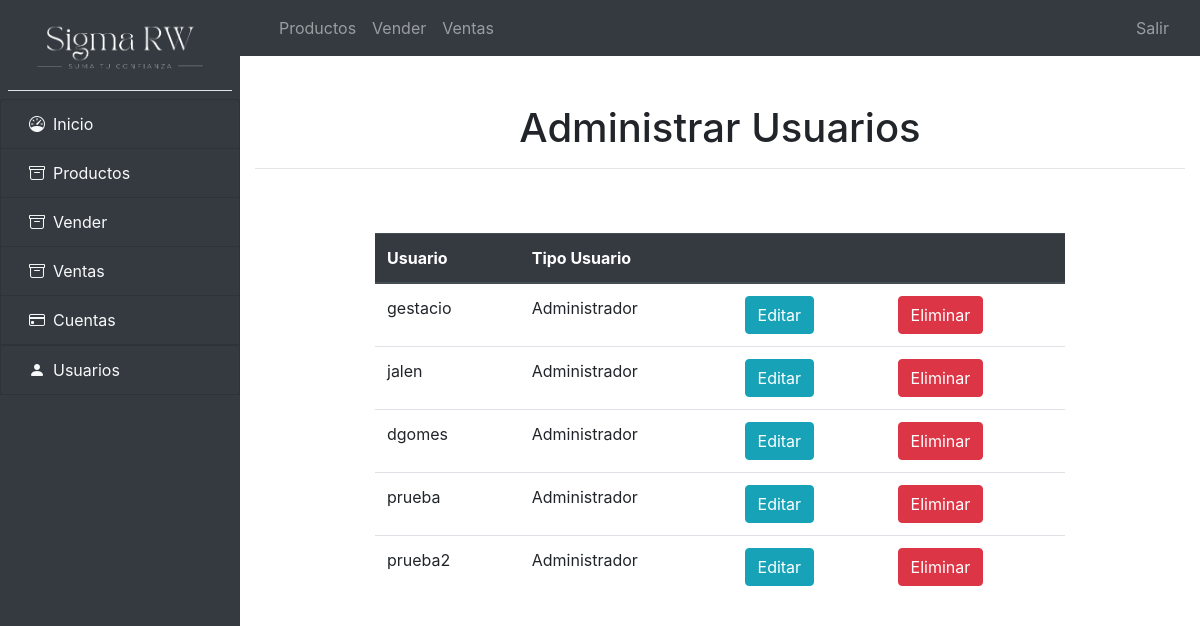
Page /mod_usuarios/administrar_usuarios.php (signed in) on the earlier database version.
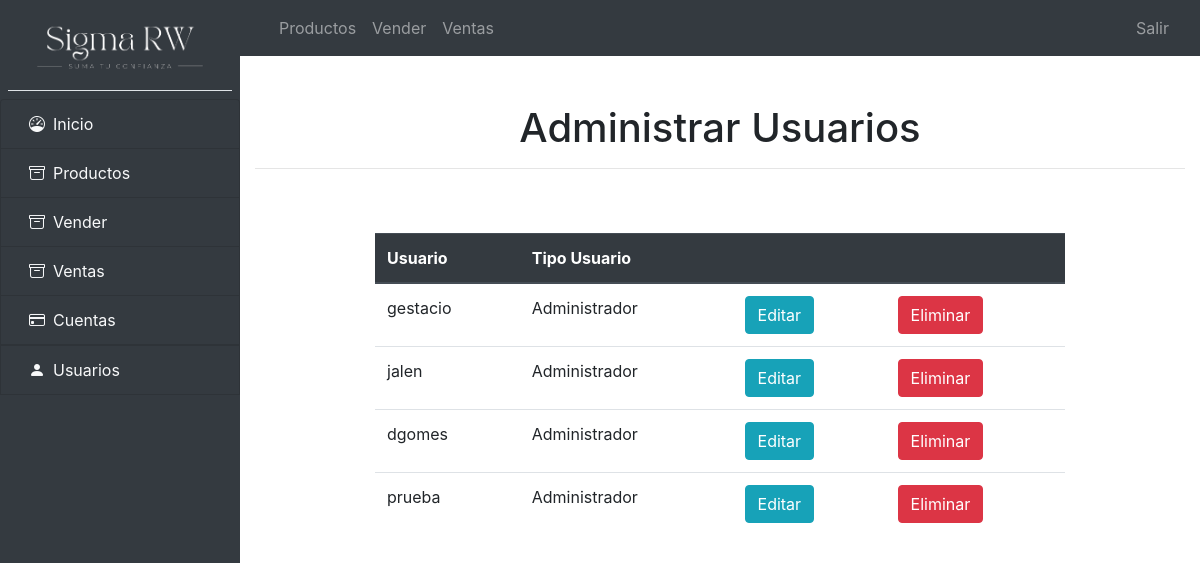
Same page on the later database version.
### tables this page shows
CREATE TABLE `usuarios` (
  `id` int(11) NOT NULL,
  `usuario` varchar(64) NOT NULL,
  `contraseña` varchar(64) NOT NULL,
  `tipo_usuario` int(11) NOT NULL,
  `fecha_creacion` date NOT NULL DEFAULT current_timestamp()
);

CREATE TABLE `tipo_usuario` (
  `id` int(11) NOT NULL,
  `tipo_usuario` varchar(64) NOT NULL,
  `fecha_creacion` date NOT NULL DEFAULT current_timestamp()
);

### globals.php (called while the page is built, shortened)
<?php
$server = "http://$_SERVER[HTTP_HOST]";
$inicio = "$server/inicio.php";
$productos = "$server/listar.php";
$vender = "$server/vender.php";
$ventas = "$server/ventas.php";
$salir = "$server/login/inicio_sesion.php";

### mod_usuarios/select_usuarios.php (called while the page is built, shortened)
<?php
$objeto = new Conexion();
$conexion = $objeto->conectar();
$consulta = "SELECT usuarios.id, usuarios.usuario, tipo_usuario.tipo_usuario FROM usuarios INNER JOIN tipo_usuario ON tipo_usuario.id = usuarios.tipo_usuario;";
$resultado = $conexion->prepare($consulta);
$resultado->execute();
$usuarios = $resultado->fetchAll(PDO::FETCH_ASSOC);

### mod_usuarios/administrar_usuarios.php (the view, shortened to what this page needs)
<?php include_once('../encabezado.php'); ?>
<?php include_once('select_usuarios.php') ?>
<div class="container">
    <div class="mx-auto py-5">
        <h1 class="text-center">Administrar Usuarios</h1>
        <hr>
    </div>
</div>
<div class="container">
    <div class="row justify-content-center">
        <div class="col-auto"></div>
        <div class="col-9">
            <table class="table">
                <thead class="thead-dark">
                    <tr>
                        <th scope="col">Usuario</th>
                        <th scope="col">Tipo Usuario</th>
                        <th scope="col"></th>
                        <th scope="col"></th>
                    </tr>
                </thead>
                <tbody>
                    <?php foreach ($usuarios as $usuario) : ?>
                        <tr>
                            <td><?php echo $usuario['usuario'] ?></td>
                            <td><?php echo $usuario['tipo_usuario'] ?></td>
                            <td>
                                <form action="editar_usuario.php" method="GET">
                                    <button class="btn btn-info" type="submit">Editar</button>
                                </form>
                            </td>
                            <td>
                                <form action="delete_usuario.php" method="POST">
                                    <button onclick="return confirm('Estás seguro de eliminar el usuario?')" class="btn btn-danger" type="submit">Eliminar</button>
                                </form>
                            </td>
                        </tr>
                    <?php endforeach ?>
                </tbody>
            </table>
        </div>
        <div class="col-auto"></div>
    </div>
</div>
<?php include_once('../pie.php'); ?>

### encabezado.php (shortened to what this page needs)
<?php
include_once('globals.php');
?>
<!DOCTYPE html>
<html lang="es">
<head>
	<link rel="stylesheet" href="https://cdn.jsdelivr.net/npm/bootstrap@4.6.1/dist/css/bootstrap.min.css">
	<link rel="stylesheet" href="https://cdn.jsdelivr.net/npm/bootstrap-icons@1.8.1/font/bootstrap-icons.css">
	<link rel="stylesheet" href="<?php echo $server.'/css/sidebar.css' ?>">
</head>
<body>
	<?php include_once("sidebar.php") ?>
	<div class="content w-100" id="post-side">
		<?php include_once("topbar.php") ?>
		<div class="container">
			<div class="row">

### sidebar.php (shortened to what this page needs)
<div class="d-flex">
  <div id="sidebar" class="bg-dark">
    <div class="p-2">
      <a href="<?php echo $inicio ?>" class="navbar-brand text-center text-light w-100 border-bottom">
        <img src="<?php echo $server . '/img/logo_oscuro.png' ?>" alt="logo">
      </a>
    </div>
    <div id="sidebar-accordion" class="accordion">
      <div class="list-group">
        <a href="<?php echo $inicio ?>" class="list-group-item list-group-item-action bg-dark text-light">
          <i class="bi bi-speedometer mx-2" aria-hidden="true"></i>Inicio
        </a>
        <a href="#" class="list-group-item list-group-item-action bg-dark text-light">
          <i class="bi bi-archive mx-2" aria-hidden="true"></i>Productos
        </a>
        <a href="#" class="list-group-item list-group-item-action bg-dark text-light">
          <i class="bi bi-archive mx-2" aria-hidden="true"></i>Vender
        </a>
        <a href="#" class="list-group-item list-group-item-action bg-dark text-light">
          <i class="bi bi-archive mx-2" aria-hidden="true"></i>Ventas
        </a>
        <a href="#cuentas" data-toggle="collapse" aria-expanded="false" class="list-group-item list-group-item-action bg-dark text-light">
          <i class="bi bi-credit-card mx-2"></i></i>Cuentas
        </a>
        <a href="#usuarios" data-toggle="collapse" aria-expanded="false" class="list-group-item list-group-item-action bg-dark text-light">
          <i class="bi bi-person-fill mx-2"></i>Usuarios
        </a>
      </div>
    </div>
  </div>

### topbar.php
<nav class="navbar navbar-expand-lg navbar-dark bg-dark text-white">
    <div class="container">
        <div class="collapse navbar-collapse" id="navbarNav">
            <ul class="navbar-nav">
                <li class="nav-item">
                    <a class="nav-link" href="<?php echo $productos ?>">Productos</a>
                </li>
                <li class="nav-item">
                    <a class="nav-link" href="<?php echo $vender ?>">Vender</a>
                </li>
                <li class="nav-item">
                    <a class="nav-link" href="<?php echo $ventas ?>">Ventas</a>
                </li>
            </ul>
        </div>
        <a href="<?php echo $salir ?>">
            <span class="navbar-text">
                Salir
            </span>
        </a>
    </div>
</nav>

### pie.php (shortened to what this page needs)
</div>
</div>
</div>
</div>
</body>
</html>

### css/sidebar.css (style rules this page uses)
#sidebar { width: 20%; height: 100vh; position: fixed; }
#sidebar img { width: 15vw; }
#post-side { margin-left: 20%; }

Differences in the rows shown:
removed usuarios: usuario "prueba2", tipo_usuario.tipo_usuario "Administrador"
